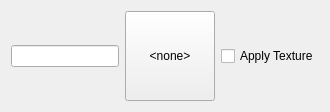
                <widget class="QWidget" name="widgetSign" native="true">
                 <layout class="QHBoxLayout" name="horizontalLayout_4">
                  <item>
                   <widget class="QLineEdit" name="leSign"/>
                  </item>
                  <item>
                   <widget class="QPushButton" name="pbSign">
                    <property name="sizePolicy">
                     <sizepolicy hsizetype="Fixed" vsizetype="Fixed">
                      <horstretch>90</horstretch>
                      <verstretch>90</verstretch>
                     </sizepolicy>
                    </property>
                    <property name="minimumSize">
                     <size>
                      <width>90</width>
                      <height>90</height>
                     </size>
                    </property>
                    <property name="maximumSize">
                     <size>
                      <width>90</width>
                      <height>90</height>
                     </size>
                    </property>
                    <property name="text">
                     <string>&lt;none&gt;</string>
                    </property>
                    <property name="iconSize">
                     <size>
                      <width>64</width>
                      <height>64</height>
                     </size>
                    </property>
                   </widget>
                  </item>
                  <item>
                   <widget class="QCheckBox" name="ckApplySign">
                    <property name="text">
                     <string>Apply Texture</string>
                    </property>
                   </widget>
                  </item>
                 </layout>
                </widget>
